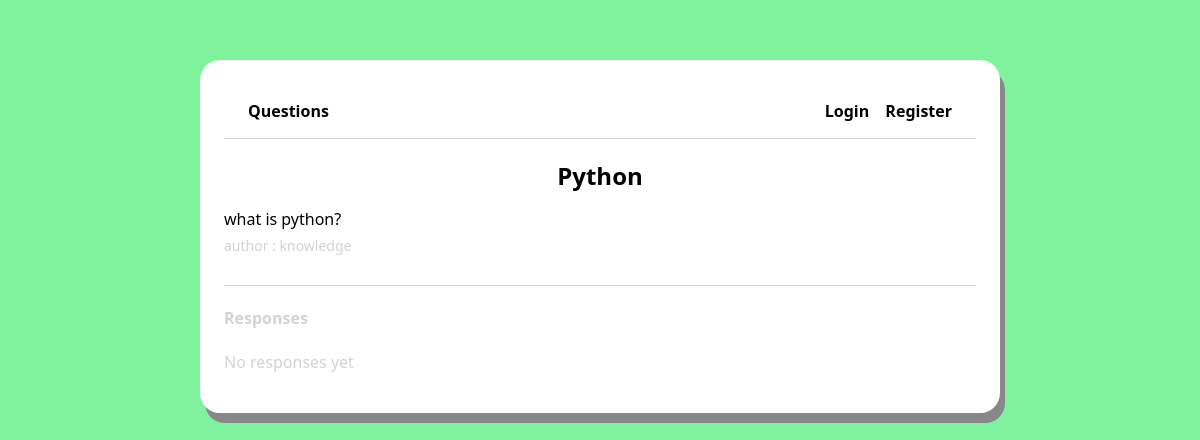
Page /question/1/ on the earlier database version.
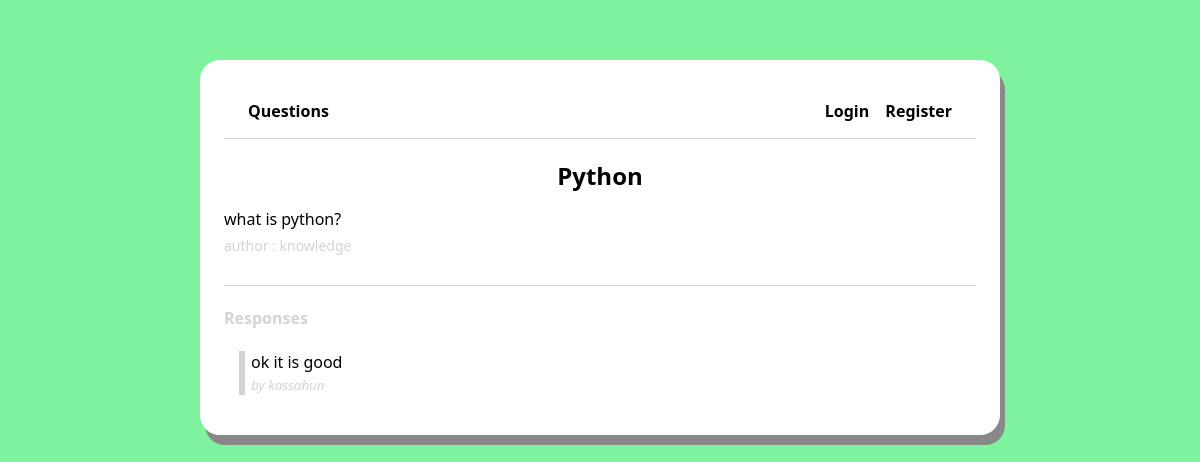
Same page on the later database version.
### knowledge_portal/models.py (models this page shows, shortened)
class Response(models.Model):
    user = models.ForeignKey(User, null=False, on_delete=models.CASCADE)
    question = models.ForeignKey(Question, null=False, on_delete=models.CASCADE, related_name='responses')
    parent = models.ForeignKey('self', null=True, blank=True, on_delete=models.CASCADE)
    body = models.TextField(null=False)
    created_at = models.DateTimeField(auto_now_add=True)
    updated_at = models.DateTimeField(auto_now=True)
    def get_responses(self):
        return Response.objects.filter(parent=self)

### knowledge_portal/views.py (the view, shortened to what this page needs)
# urls.py: path('question/<int:id>/', views.questionPage, name='question'),
def questionPage(request, id):
    response_form = NewResponseForm()
    reply_form = NewReplyForm()
    question = Question.objects.get(id=id)
    context = {
        'question': question,
        'response_form': response_form,
        'reply_form': reply_form,
    }
    return render(request, 'knowledge_portal/question.html', context)

### knowledge_portal/models.py (called while the page is built)
    def get_responses(self):
        return self.responses.filter(parent=None)

### knowledge_portal/templates/Knowledge_portal/question.html (shortened to what this page needs)
{% extends 'knowledge_portal/page.html' %}
{% block content %}
<div class="page question-page">
<h2 class="question-title">{{question.title}}</h2>
<p class="question-body">{{question.body}}</p>
<span class="question-author">author : {{question.author.username}}</span>
<div class="responses-container">
  <h4 class="responses-container-heading">Responses</h4>
  {% if not question.responses.all %}
    <p class="no-responses-text">No responses yet</p>
  {% else %}
    {% for response in question.get_responses %}
      {% include 'knowledge_portal/response.html' with response=response %}
    {% endfor %}
  {% endif %}
</div>
</div>
{% endblock %}

### knowledge_portal/templates/Knowledge_portal/response.html (shortened to what this page needs)
<blockquote id="{{response.id}}">
    <p class="response-body">{{response.body}}</p>
    <small class="response-author">by {{response.user.username}}</small>
</blockquote>

Differences in the rows shown:
added Response: body "ok it is good", user.username "kassahun"
Other differences:
text no longer shown: "No responses yet"
